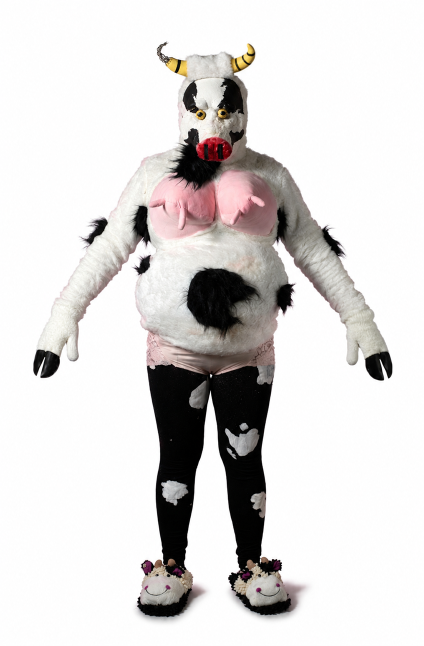
#> input picture misanthropic-cow/references/approved_views/front.png, 848 x 1292 px (shown at 1/2 size)
$ python -i hoof_gloves.py   (imports and definitions only)
#> lines starting #> are read from the running program, lines starting #| are printed output that depends on the picture
### misanthropic-cow/pipeline/glb.py
"""Minimal glTF 2.0 binary (GLB) reader/writer for the Misanthropic Cow v10 pipeline.

Parts are plain dicts:
  name, v (N,3 f32), n (N,3), uv (N,2) or None, uv1 or None, ao (N,) or None,
  f (M,3 int), material (index into Model.materials),
  optional j (N,4 u8) / w (N,4 u8) skin attributes.
Materials are glTF material dicts whose texture references point at Model.images
(index) via {'image': i, 'texCoord': k}; the writer turns them into textures.
"""
from pathlib import Path
import json, struct, io
import numpy as np

COMP = {5126: '<f4', 5125: '<u4', 5123: '<u2', 5121: 'u1', 5122: '<i2', 5120: 'i1'}
WIDTH = {'SCALAR': 1, 'VEC2': 2, 'VEC3': 3, 'VEC4': 4, 'MAT4': 16}


class Model:
    # [13 lines left out: functions __init__, part, not called in this run]

    def add_material(self, mat):
        self.materials.append(mat)
        return len(self.materials) - 1

    def add_image(self, data, mime='image/jpeg'):
        self.images.append((data, mime))
        return len(self.images) - 1


def _read(path):
    data = Path(path).read_bytes()
    assert data[:4] == b'glTF'
    jl = struct.unpack_from('<I', data, 12)[0]
    doc = json.loads(data[20:20 + jl])
    blob = data[28 + jl:] if len(data) > 28 + jl else b''
    return doc, blob


# [70 lines left out: functions _accessor, read, not called in this run]


def image_array(model, i):
    from PIL import Image
    return np.asarray(Image.open(io.BytesIO(model.images[i][0])).convert('RGB'))


# [169 lines left out: functions write, tangents, not called in this run]

### misanthropic-cow/pipeline/hoof_gloves.py
"""One-off conversion: the owner's finished glove model (Glove_pair.glb, v4 of the glove project: the
"slipper look" with the terry smoothed at 20 mm) into the asset gloves.py puts on the hands
(assets/gloves_hoof.glb + gloves_hoof.json).

The gloves are the real prop: a cream looped-terry mitten with a separate terry thumb, and the four
fingers in two compartments, each capped by a hard black painted-card toe (satin black with grey
drag strokes and a thin beaded rim); together the toes are a cloven hoof.  The file holds three meshes
per glove, 100k triangles in all, sharing one baked 4K atlas (colour, roughness, tangent normal):
  Glove_Palm                palm, thumb and closed cuff
  Glove_Toe_IndexMiddle     finger compartment + toe cap on the thumb side
  Glove_Toe_RingLittle      finger compartment + toe cap on the little-finger side
The toes are children of the palm, pivoting on the middle/ring finger web at mid-thickness, 20 mm
below the hoof base: they part like a Vulcan salute (spread) and curl toward the palm.  The right
glove is the left one mirrored.

This script keeps the model at its real size (24.7 cm cuff to hoof tip) and moves the left glove into
the hand frame gloves.py builds in (metres):
  u  along the hand from the wrist joint toward the hoof tip   (glTF +y, shifted by U0)
  a  across the palm, toward the thumb                         (glTF +x)
  w  out of the palm (the palm faces the body at rest)         (glTF -z: the back of the hand is +z)
U0 puts the hoof base (the paint edge) where the previous gloves' was, 10.3 cm past the wrist; the
cuff then sits 5.6 cm inside the sleeve, 8-18 mm clear of the sleeve opening all round, and the hoof
tip lands 19.1 cm past the wrist.  Both hands use these coordinates (the right hand's frame is the
mirror image of the left's), so only the triangle winding is flipped for the right glove.

The glove project baked its ambient occlusion into the colour map (multiplied in at 50 %, in linear
light: colour x (0.5 + 0.5 AO)).  The model carries no lighting, so when that AO map is given (the live
material's textures/ao_2048.jpg, in the same UV atlas) it is divided back out.

usage: python hoof_gloves.py <Glove_pair.glb> ../assets/gloves_hoof.glb [ao_2048.jpg]
"""
import sys
import json
from pathlib import Path
import io
import numpy as np
from PIL import Image
from scipy import ndimage
import glb as G
import textures as T

U0 = -.056               # u of the glove's cuff bottom (glTF y = 0)
NAMES = {'Glove_L_Palm': 'palm', 'Glove_L_Toe_IndexMiddle': 'toe_index_middle', 'Glove_L_Toe_RingLittle': 'toe_ring_little'}


def to_hand(x):
    """glTF (x, y, z) of the left glove -> hand frame (u, a, w)."""
    return np.stack([x[:, 1], x[:, 0], -x[:, 2]], 1)


def remove_ao(jpeg, ao_path):
    """Divide the baked AO (multiplied in at 0.5, in linear light) back out of the colour map."""
    col = np.asarray(Image.open(io.BytesIO(jpeg)).convert('RGB')).astype(float) / 255
    ao = np.asarray(Image.open(ao_path).convert('L')).astype(float) / 255
    # texels outside the UV islands are 0 in the AO map: fill them from the nearest island texel first,
    # so the upscaled map doesn't fall toward 0 along the island borders
    empty = ao < .02
    idx = ndimage.distance_transform_edt(empty, return_distances=False, return_indices=True)
    ao = ao[tuple(idx)]
    ao = np.asarray(Image.fromarray((ao * 65535).astype(np.uint16)).resize(col.shape[1::-1], Image.BILINEAR)).astype(float) / 65535
    lin = np.where(col <= .04045, col / 12.92, ((col + .055) / 1.055) ** 2.4)
    lin = np.clip(lin / (.5 + .5 * ao)[..., None], 0, 1)
    srgb = np.where(lin <= .0031308, lin * 12.92, 1.055 * lin ** (1 / 2.4) - .055)
    print('AO removed: mean brightness', col.mean().round(3), '->', srgb.mean().round(3))
    return T.to_jpeg(srgb, 92)


def main(src, out, ao_path=None):
    doc, blob = G._read(src)
    m = G.read(src)                                  # materials and images, texture indices resolved
    o = G.Model()
    o.images = list(m.images)
    mat = json.loads(json.dumps(m.materials[0]))
    if ao_path:
        ci = mat['pbrMetallicRoughness']['baseColorTexture']['image']
        o.images[ci] = (remove_ao(o.images[ci][0], ao_path), 'image/jpeg')
    mat['name'] = 'Glove_terry_and_painted_hoof'
    mi = o.add_material(mat)
    pivot = None
    for node in doc['nodes']:
        if node.get('name') not in NAMES:
            continue
        prim = doc['meshes'][node['mesh']]['primitives'][0]
        at = prim['attributes']
        v = G._accessor(doc, blob, at['POSITION']).astype(float)
        n = G._accessor(doc, blob, at['NORMAL']).astype(float)
        uv = G._accessor(doc, blob, at['TEXCOORD_0']).astype(np.float32)
        f = G._accessor(doc, blob, prim['indices']).astype(np.int64).reshape(-1, 3)
        if node['name'] != 'Glove_L_Palm':
            t = np.array(node['translation'])            # the toes hang off the palm at the web pivot
            v = v + t
            pivot = to_hand(t[None])[0] + [U0, 0, 0]
        q = to_hand(v); q[:, 0] += U0
        o.parts.append({'name': f'Glove_hoof_{NAMES[node["name"]]}', 'v': q.astype(np.float32),
                        'n': to_hand(n).astype(np.float32), 'uv': uv, 'uv1': None, 'ao': None,
                        'f': f.astype(np.int32), 'material': mi})
        print(node['name'], 'triangles', len(f), 'u', q[:, 0].min().round(3), q[:, 0].max().round(3),
              'a', q[:, 1].min().round(3), q[:, 1].max().round(3), 'w', q[:, 2].min().round(3), q[:, 2].max().round(3))
    G.write(o, out)
    meta = {'frame': 'u along the hand (wrist joint at 0), a toward the thumb, w out of the palm; metres; left glove',
            'source': Path(src).name, 'cuff_u': U0, 'toe_pivot': [round(float(x), 5) for x in pivot],
            'hoof_base_u': round(U0 + .1588, 4), 'baked_ao_removed': bool(ao_path)}
    Path(out).with_suffix('.json').write_text(json.dumps(meta, indent=1) + '\n')
    print('pivot', meta['toe_pivot'])


# [2 lines not run here, left out]

>>> import cv2
>>> picture = cv2.imread('../references/approved_views/front.png', cv2.IMREAD_GRAYSCALE)
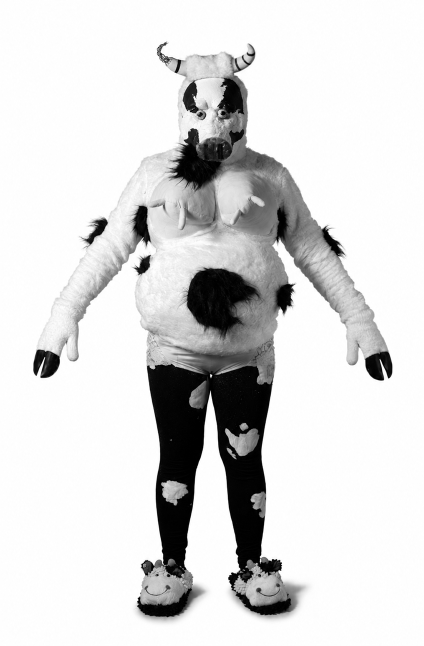
#> picture: shape (1292, 848) (shown at 1/2 size); min 0, max 255, mean 217.3
>>> result = main(picture, 'out.png')
#> (the run stopped early here; a loop or call above may not have finished)
